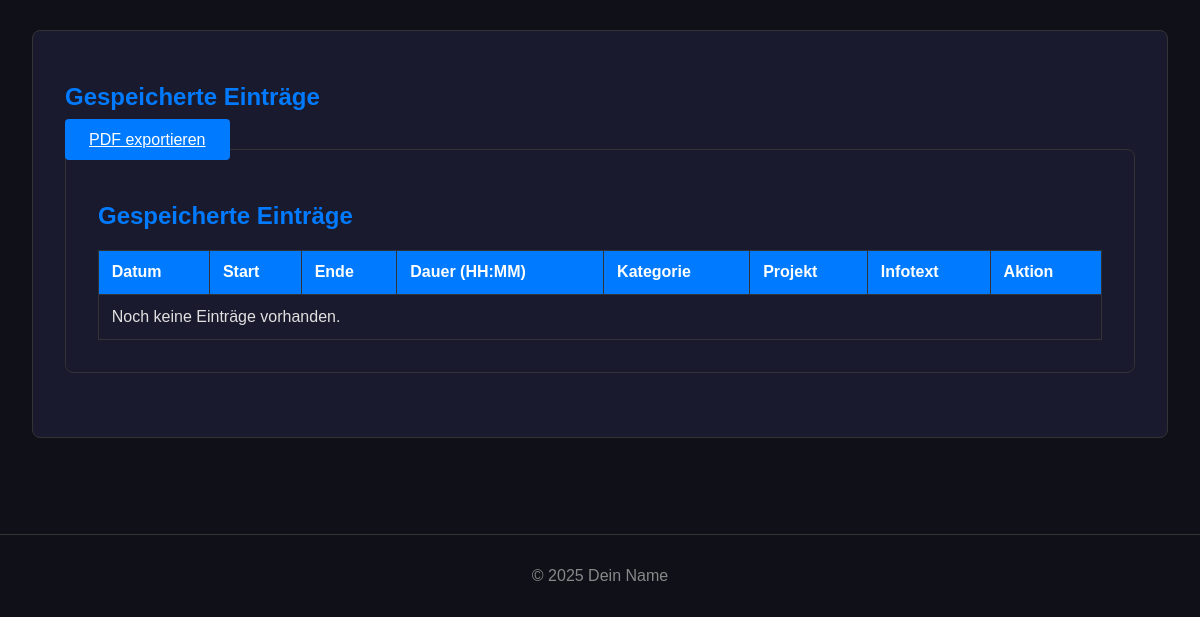
The page /dokumentation (lower part) on the database as committed earlier.
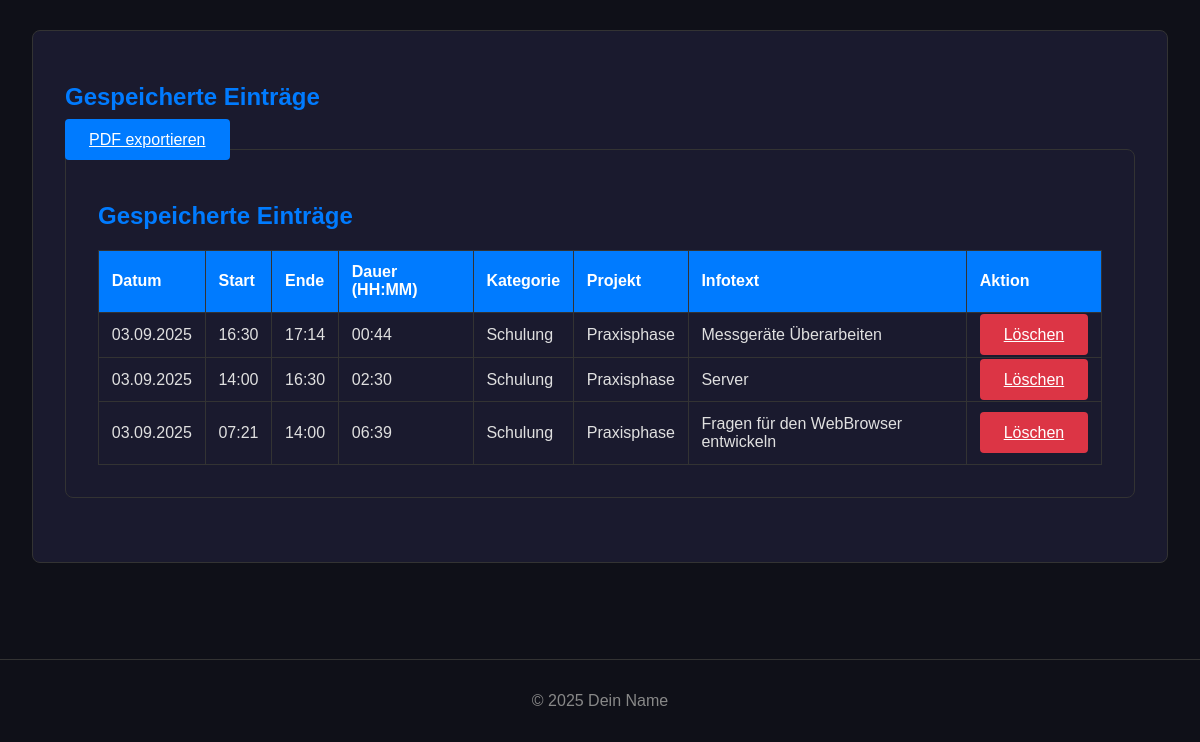
The same page on the database as committed later.
### app.py (models this page shows)
class TimeEntry(db.Model):
    id = db.Column(db.Integer, primary_key=True)
    date = db.Column(db.Date, nullable=False, default=date.today)
    start_time = db.Column(db.Time, nullable=False)
    end_time = db.Column(db.Time, nullable=False)
    category = db.Column(db.String(50), nullable=False)
    project = db.Column(db.String(100), nullable=False)
    info_text = db.Column(db.String(300), nullable=True)
    @property
    def duration(self):
        start_dt = datetime.combine(self.date, self.start_time)
        end_dt = datetime.combine(self.date, self.end_time)
        if end_dt < start_dt:
            end_dt += timedelta(days=1)
        return end_dt - start_dt
    @property
    def duration_str(self):
        total_seconds = self.duration.total_seconds()
        hours, remainder = divmod(total_seconds, 3600)
        minutes, _ = divmod(remainder, 60)
        return f"{int(hours):02}:{int(minutes):02}"

### app.py (the view, shortened to what this page needs)
@app.route('/dokumentation', methods=['GET', 'POST'])
def dokumentation():
    entries = TimeEntry.query.order_by(TimeEntry.date.desc(), TimeEntry.start_time.desc()).all()
    generate_category_chart(entries)
    return render_template('dokumentation.html', entries=entries)

### app.py (called while the page is built)
@app.context_processor
def inject_now():
    return {'now': datetime.now(timezone.utc)}

def generate_category_chart(entries):
    pass

### templates/dokumentation.html (shortened to what this page needs)
{% extends 'base.html' %}
{% block content %}
    <div class="table-container">
    <h2>Gespeicherte Einträge</h2>
    <a href="{{ url_for('generate_pdf') }}" class="btn" style="margin-bottom: 1rem;">PDF exportieren</a>
    <div class="table-container">
        <h2>Gespeicherte Einträge</h2>
        <table class="data-table">
            <thead>
                <tr>
                    <th>Datum</th>
                    <th>Start</th>
                    <th>Ende</th>
                    <th>Dauer (HH:MM)</th>
                    <th>Kategorie</th>
                    <th>Projekt</th>
                    <th>Infotext</th>
                    <th>Aktion</th>
                </tr>
            </thead>
            <tbody>
                {% for entry in entries %}
                <tr>
                    <td>{{ entry.date.strftime('%d.%m.%Y') }}</td>
                    <td>{{ entry.start_time.strftime('%H:%M') }}</td>
                    <td>{{ entry.end_time.strftime('%H:%M') }}</td>
                    <td>{{ entry.duration_str }}</td>
                    <td>{{ entry.category }}</td>
                    <td>{{ entry.project }}</td>
                    <td>{{ entry.info_text }}</td>
                    <td>
                        <a href="{{ url_for('delete_entry', entry_id=entry.id) }}"
                           class="btn btn-danger"
                           onclick="return confirm('Möchtest du diesen Eintrag wirklich löschen?');">Löschen</a>
                    </td>
                </tr>
                {% else %}
                <tr>
                    <td colspan="8">Noch keine Einträge vorhanden.</td>
                </tr>
                {% endfor %}
            </tbody>
        </table>
    </div>
{% endblock %}

### templates/base.html (shortened to what this page needs)
<!DOCTYPE html>
<html lang="de">
<head>
    <link rel="stylesheet" href="{{ url_for('static', filename='css/style.css') }}">
</head>
<body>
    <main class="main-content">
        {% block content %}{% endblock %}
    </main>
    <footer>
        <p>&copy; 2025 Dein Name</p>
    </footer>
</body>
</html>

### static/css/style.css (style rules this page uses)
:root { --primary-bg-color: #0f1018; --secondary-bg-color: #1a1a2e; --primary-text-color: #e0e0e0; --accent-color: #007bff; --accent-hover-color: #0056b3; --border-color: #333; --success-color: #28a745; --error-color: #dc3545; }
body { font-family: Arial, sans-serif; background-color: var(--primary-bg-color); color: var(--primary-text-color); margin: 0; padding-top: 70px; }
.main-content { padding: 2rem; max-width: 1200px; margin: 0 auto; }
h1, h2 { color: var(--accent-color); }
.form-container, .result-container, .table-container, .chart-container { background-color: var(--secondary-bg-color); padding: 2rem; border-radius: 8px; margin-bottom: 2rem; border: 1px solid var(--border-color); }
.btn { padding: 0.75rem 1.5rem; border: none; border-radius: 4px; background-color: var(--accent-color); color: white; font-size: 1rem; cursor: pointer; transition: background-color 0.2s ease; }
.btn-danger { background-color: var(--error-color); }
.data-table { width: 100%; border-collapse: collapse; margin-top: 1rem; }
.data-table th, .data-table td { border: 1px solid var(--border-color); padding: 0.8rem; text-align: left; }
.data-table th { background-color: var(--accent-color); color: white; }
footer { text-align: center; padding: 1rem; margin-top: 2rem; border-top: 1px solid var(--border-color); color: #888; }

Rows that differ between the two databases and show on the page:
added TimeEntry: date "03.09.2025", start_time "16:30", end_time "17:14", duration_str "00:44", category "Schulung", project "Praxisphase", info_text "Messgeräte Überarbeiten"
added TimeEntry: date "03.09.2025", start_time "14:00", end_time "16:30", duration_str "02:30", category "Schulung", project "Praxisphase", info_text "Server"
added TimeEntry: date "03.09.2025", start_time "07:21", end_time "14:00", duration_str "06:39", category "Schulung", project "Praxisphase", info_text "Fragen für den WebBrowser entwickeln"
Other text that changed with them:
text no longer shown: "Noch keine Einträge vorhanden."
